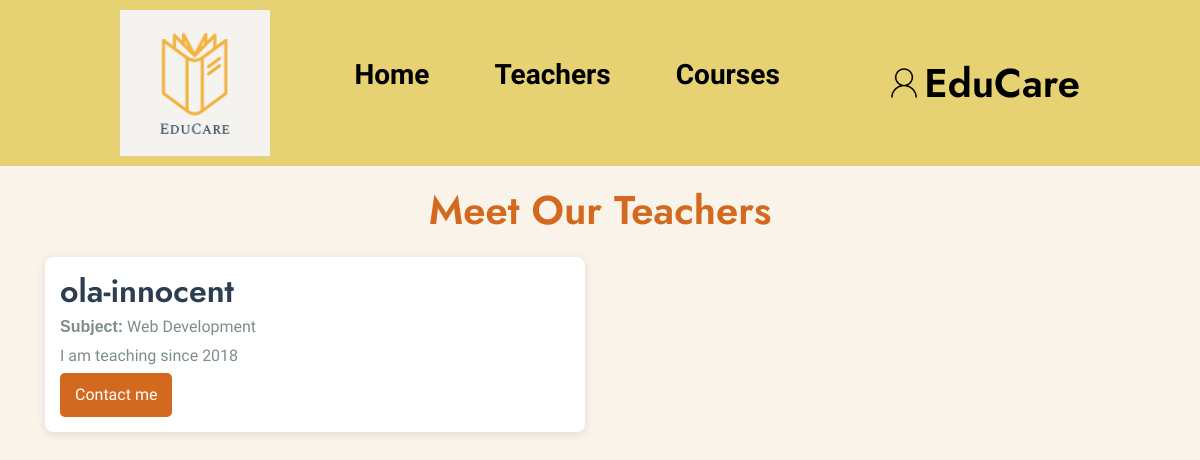
/user/Teachcontent.php (signed in), run on the app's committed database.
### tables this page shows
CREATE TABLE `users` (
  `id` int(11) NOT NULL,
  `fname` varchar(255) NOT NULL,
  `lname` varchar(255) NOT NULL,
  `email` varchar(255) NOT NULL,
  `password` varchar(255) NOT NULL,
  `user_type` enum('admin','teacher','student') NOT NULL DEFAULT 'student',
  `bio` text DEFAULT NULL,
  `course_id` int(11) DEFAULT NULL
);

### user/Teachcontent.php (the view, shortened to what this page needs)
<?php
require_once '../core/database.php';
?>
<!DOCTYPE html>
<html lang="en">
<head>
    <?php include './includes/style_links.php'; ?>
    <link rel="stylesheet" href="style.css">
    <link rel="stylesheet" href="css/custom.min.css">
</head>
<body>
    <?php include_once './includes/header.php'; ?>
    <div id="teachers-list" class="container">
        <div class="row">
            <div class="col-12">
                <h1 class="chocolate">Meet Our Teachers</h1>
            </div>
            <?php
            $getAllT_Q = $con->query("CALL `get_all_teachers`()");
            if (mysqli_num_rows($getAllT_Q) > 0) {
                while ($teach_list = mysqli_fetch_object($getAllT_Q)):
            ?>
                    <div class="col-12 col-md-6">
                        <div class="teacher">
                            <h2><?= $teach_list->fname . '-' . $teach_list->lname ?></h2>
                            <p><strong>Subject:</strong> <?= $teach_list->category_names ?></p>
                            <p><?= $teach_list->bio ?? "&nbsp;" ?></p>
                            <a href="mailto:example@example.com?subject=Hello%20there&body=I%20would%20like%20to%20inquire%20about..." class="email-link">
                                Contact me
                            </a>
                        </div>
                    </div>
                <?php endwhile;
            } else {
                ?>
                <div class="col-12">
                    <h2 class="text-center mt-3">No Teacher Available Right Now.</h2>
                </div>
            <?php
            }
            $con->next_result(); ?>
        </div>
    </div>
</body>
</html>

### user/style.css (style rules this page uses)
* { margin: 0; padding: 0; font-family: "Poppins", sans-serif; box-sizing: border-box; }
body { background-color: rgb(249, 243, 234); }

### data on the page
users: fname "ola", lname "innocent", category_names "Web Development", bio "I am teaching since 2018"
